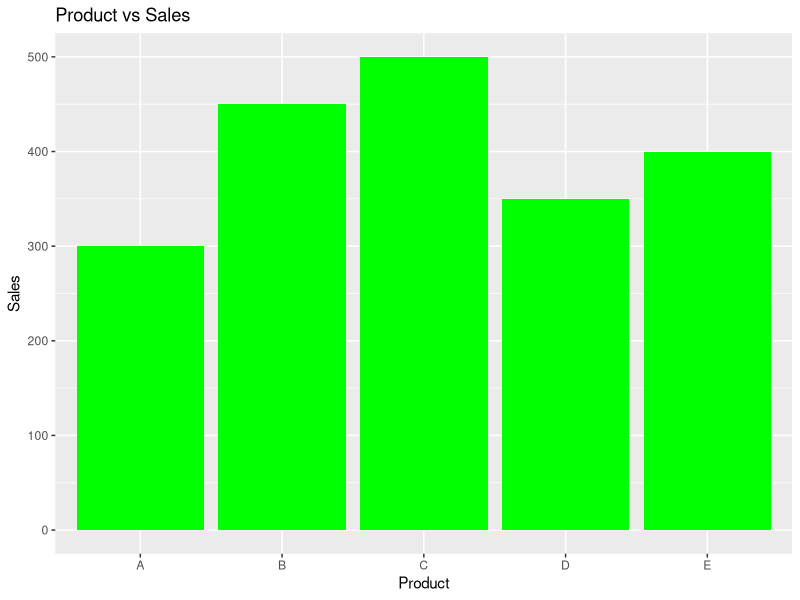

Generate this figure with R:
setwd("C:/Users/Dell/OneDrive/Desktop/R Programming")
getwd()
data=read.csv("Experiment3.csv")
data
library(ggplot2)
ggplot(data,aes(x=Product,y=Sales))+
  geom_bar(stat="identity",fill="green")+
  labs(title="Product vs Sales", x="Product",y="Sales")
